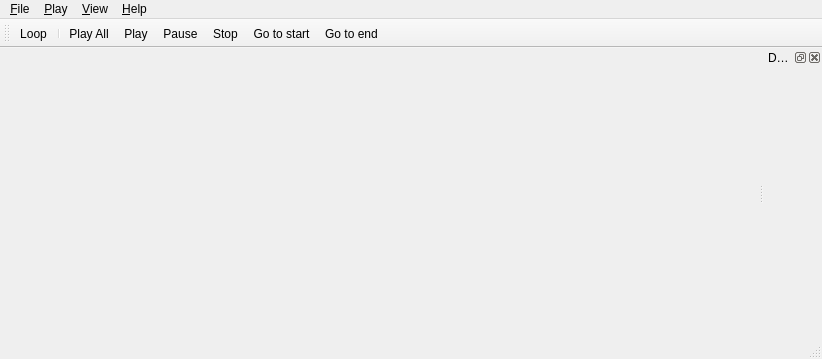
<?xml version="1.0" encoding="UTF-8"?>
<ui version="4.0">
 <class>CMainWindow</class>
 <widget class="QMainWindow" name="CMainWindow">
  <property name="geometry">
   <rect>
    <x>0</x>
    <y>0</y>
    <width>822</width>
    <height>359</height>
   </rect>
  </property>
  <property name="windowTitle">
   <string>MainWindow</string>
  </property>
  <property name="windowIcon">
   <iconset resource="../qrc/icons.qrc">
    <normaloff>:/icons/scibeats.png</normaloff>:/icons/scibeats.png</iconset>
  </property>
  <widget class="QWidget" name="centralwidget">
   <layout class="QVBoxLayout" name="verticalLayout"/>
  </widget>
  <widget class="QMenuBar" name="menubar">
   <property name="geometry">
    <rect>
     <x>0</x>
     <y>0</y>
     <width>822</width>
     <height>20</height>
    </rect>
   </property>
   <widget class="QMenu" name="menu_File">
    <property name="title">
     <string>&amp;File</string>
    </property>
    <addaction name="action_Export"/>
    <addaction name="action_ExportSelection"/>
    <addaction name="action_Property"/>
    <addaction name="separator"/>
    <addaction name="action_Quit"/>
   </widget>
   <widget class="QMenu" name="menu_Play">
    <property name="title">
     <string>&amp;Play</string>
    </property>
    <addaction name="action_Loop"/>
    <addaction name="separator"/>
    <addaction name="action_Play"/>
    <addaction name="action_PlayAll"/>
    <addaction name="action_Pause"/>
    <addaction name="action_Stop"/>
    <addaction name="action_GoToStart"/>
    <addaction name="action_GoToEnd"/>
   </widget>
   <widget class="QMenu" name="menu_View">
    <property name="title">
     <string>&amp;View</string>
    </property>
    <addaction name="action_ZoomIn"/>
    <addaction name="action_ZoomOut"/>
    <addaction name="action_FitInWindow"/>
    <addaction name="action_ZoomToSelection"/>
   </widget>
   <widget class="QMenu" name="menu_Help">
    <property name="title">
     <string>&amp;Help</string>
    </property>
    <addaction name="action_About"/>
    <addaction name="action_AboutQt"/>
   </widget>
   <addaction name="menu_File"/>
   <addaction name="menu_Play"/>
   <addaction name="menu_View"/>
   <addaction name="menu_Help"/>
  </widget>
  <widget class="QStatusBar" name="statusbar"/>
  <widget class="QToolBar" name="toolBar">
   <property name="windowTitle">
    <string>toolBar</string>
   </property>
   <attribute name="toolBarArea">
    <enum>TopToolBarArea</enum>
   </attribute>
   <attribute name="toolBarBreak">
    <bool>false</bool>
   </attribute>
   <addaction name="action_Loop"/>
   <addaction name="separator"/>
   <addaction name="action_PlayAll"/>
   <addaction name="action_Play"/>
   <addaction name="action_Pause"/>
   <addaction name="action_Stop"/>
   <addaction name="action_GoToStart"/>
   <addaction name="action_GoToEnd"/>
  </widget>
  <widget class="QDockWidget" name="dockWidget">
   <property name="windowTitle">
    <string>Data source</string>
   </property>
   <attribute name="dockWidgetArea">
    <number>2</number>
   </attribute>
   <widget class="QWidget" name="dockWidgetContents"/>
  </widget>
  <action name="action_Export">
   <property name="icon">
    <iconset resource="../qrc/icons.qrc">
     <normaloff>:/icons/action-save-as.png</normaloff>:/icons/action-save-as.png</iconset>
   </property>
   <property name="text">
    <string>&amp;Export...</string>
   </property>
  </action>
  <action name="action_Quit">
   <property name="icon">
    <iconset resource="../qrc/icons.qrc">
     <normaloff>:/icons/action-exit.png</normaloff>:/icons/action-exit.png</iconset>
   </property>
   <property name="text">
    <string>&amp;Quit...</string>
   </property>
  </action>
  <action name="action_Loop">
   <property name="checkable">
    <bool>true</bool>
   </property>
   <property name="icon">
    <iconset resource="../qrc/icons.qrc">
     <normaloff>:/icons/action-playback-loop.png</normaloff>:/icons/action-playback-loop.png</iconset>
   </property>
   <property name="text">
    <string>&amp;Loop</string>
   </property>
  </action>
  <action name="action_Play">
   <property name="icon">
    <iconset resource="../qrc/icons.qrc">
     <normaloff>:/icons/action-playback-start.png</normaloff>:/icons/action-playback-start.png</iconset>
   </property>
   <property name="text">
    <string>&amp;Play</string>
   </property>
  </action>
  <action name="action_PlayAll">
   <property name="icon">
    <iconset resource="../qrc/icons.qrc">
     <normaloff>:/icons/action-playback-playall.png</normaloff>:/icons/action-playback-playall.png</iconset>
   </property>
   <property name="text">
    <string>Play &amp;All</string>
   </property>
  </action>
  <action name="action_Pause">
   <property name="icon">
    <iconset resource="../qrc/icons.qrc">
     <normaloff>:/icons/action-playback-pause.png</normaloff>:/icons/action-playback-pause.png</iconset>
   </property>
   <property name="text">
    <string>Pa&amp;use</string>
   </property>
  </action>
  <action name="action_Stop">
   <property name="icon">
    <iconset resource="../qrc/icons.qrc">
     <normaloff>:/icons/action-playback-stop.png</normaloff>:/icons/action-playback-stop.png</iconset>
   </property>
   <property name="text">
    <string>&amp;Stop</string>
   </property>
  </action>
  <action name="action_GoToStart">
   <property name="icon">
    <iconset resource="../qrc/icons.qrc">
     <normaloff>:/icons/action-playback-backward.png</normaloff>:/icons/action-playback-backward.png</iconset>
   </property>
   <property name="text">
    <string>&amp;Go to start</string>
   </property>
  </action>
  <action name="action_GoToEnd">
   <property name="icon">
    <iconset resource="../qrc/icons.qrc">
     <normaloff>:/icons/action-playback-forward.png</normaloff>:/icons/action-playback-forward.png</iconset>
   </property>
   <property name="text">
    <string>Go to &amp;end</string>
   </property>
  </action>
  <action name="action_ZoomIn">
   <property name="text">
    <string>Zoom &amp;In</string>
   </property>
  </action>
  <action name="action_ZoomOut">
   <property name="text">
    <string>Zoom &amp;Out</string>
   </property>
  </action>
  <action name="action_FitInWindow">
   <property name="text">
    <string>&amp;Fit in Window</string>
   </property>
  </action>
  <action name="action_ZoomToSelection">
   <property name="text">
    <string>Zoom to &amp;Selection</string>
   </property>
  </action>
  <action name="action_About">
   <property name="icon">
    <iconset resource="../qrc/icons.qrc">
     <normaloff>:/icons/scibeats.png</normaloff>:/icons/scibeats.png</iconset>
   </property>
   <property name="text">
    <string>&amp;About...</string>
   </property>
  </action>
  <action name="action_AboutQt">
   <property name="icon">
    <iconset resource="../qrc/icons.qrc">
     <normaloff>:/icons/action-about-qt.png</normaloff>:/icons/action-about-qt.png</iconset>
   </property>
   <property name="text">
    <string>About &amp;Qt...</string>
   </property>
  </action>
  <action name="action_Property">
   <property name="icon">
    <iconset resource="../qrc/icons.qrc">
     <normaloff>:/icons/action-properties.png</normaloff>:/icons/action-properties.png</iconset>
   </property>
   <property name="text">
    <string>&amp;Property...</string>
   </property>
  </action>
  <action name="action_ExportSelection">
   <property name="icon">
    <iconset resource="../qrc/icons.qrc">
     <normaloff>:/icons/action-save-selection-as.png</normaloff>:/icons/action-save-selection-as.png</iconset>
   </property>
   <property name="text">
    <string>Export Selection...</string>
   </property>
  </action>
 </widget>
 <resources>
  <include location="../qrc/icons.qrc"/>
 </resources>
 <connections/>
</ui>
